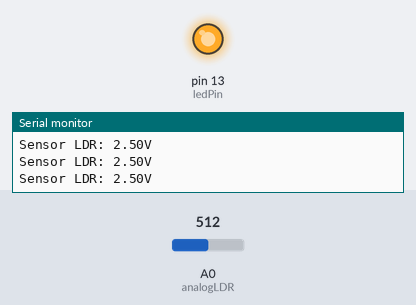
Simulated run of this sketch. Board: Arduino Uno, built with avr-gcc and run on an emulated ATmega328P. On the bench: output pins drawn as LEDs (lit = HIGH), the last lines printed to the serial monitor. Inputs (shaded band) come from the test bench; at power-on: A0 (analogLDR) = 512.

Above: at 1.3 s.
1.4 s: A0 (analogLDR) set to 323
2.9 s: A0 (analogLDR) set to 300
At 3.9 s:
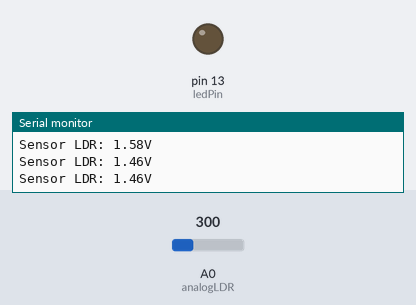
4.6 s: A0 (analogLDR) set to 511
At 5.1 s:
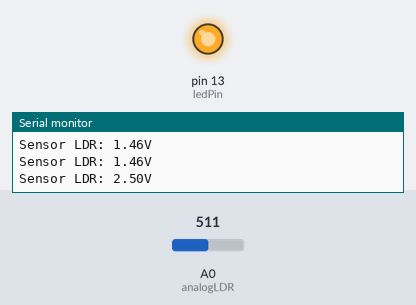
6.1 s: A0 (analogLDR) set to 306
At 7.5 s:
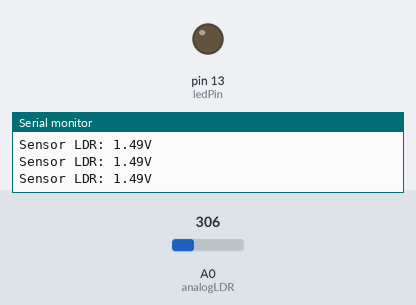
Timing chart, 0 to 8.6 s (numbered marks = the images above; inputs shaded):
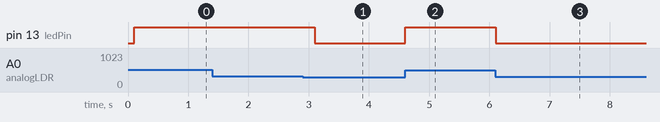

The sketch:

004_LDR.ino
```cpp
#define analogLDR A0
#define outraPernaLDR A1
#define limiar 1.5
#define ledPin 13

int leitura = 0;
float voltageLDR;
float resistanceLDR;

void setup()
{
  pinMode(ledPin, OUTPUT);
  Serial.begin(9600);
  delay(100);
}

void loop()
{
  leitura = analogRead(analogLDR);
  voltageLDR = leitura * (5.0/1024);
  Serial.print("Sensor LDR: ");
  Serial.print(voltageLDR);
  Serial.println("V");

  if(voltageLDR > limiar)
    digitalWrite(ledPin, HIGH);
  else
    digitalWrite(ledPin, LOW);

  delay(500);
}
```

Measured:
- the behaviour switches between 308 and 307 on A0 (analogLDR) (found by bisection; images 0 and 1)
- after the input at 2.9 s, pin 13 (ledPin): HIGH → LOW after 0.20 s
- after the input at 4.6 s, pin 13 (ledPin): LOW → HIGH at once
- after the input at 6.1 s, pin 13 (ledPin): HIGH → LOW at once
